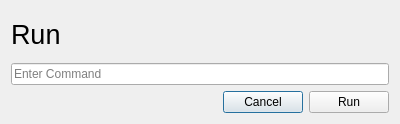
<?xml version="1.0" encoding="UTF-8"?>
<ui version="4.0">
 <class>RunDialog</class>
 <widget class="QDialog" name="RunDialog">
  <property name="geometry">
   <rect>
    <x>0</x>
    <y>0</y>
    <width>400</width>
    <height>124</height>
   </rect>
  </property>
  <property name="windowTitle">
   <string>Run</string>
  </property>
  <property name="windowIcon">
   <iconset theme="system-run"/>
  </property>
  <layout class="QVBoxLayout" name="verticalLayout">
   <item>
    <widget class="QLabel" name="label">
     <property name="font">
      <font>
       <pointsize>20</pointsize>
      </font>
     </property>
     <property name="text">
      <string>Run</string>
     </property>
    </widget>
   </item>
   <item>
    <widget class="QLineEdit" name="command">
     <property name="placeholderText">
      <string>Enter Command</string>
     </property>
    </widget>
   </item>
   <item>
    <layout class="QHBoxLayout" name="horizontalLayout">
     <item>
      <spacer name="horizontalSpacer">
       <property name="orientation">
        <enum>Qt::Horizontal</enum>
       </property>
       <property name="sizeHint" stdset="0">
        <size>
         <width>40</width>
         <height>20</height>
        </size>
       </property>
      </spacer>
     </item>
     <item>
      <widget class="QPushButton" name="cancelButton">
       <property name="text">
        <string>Cancel</string>
       </property>
       <property name="icon">
        <iconset theme="dialog-cancel"/>
       </property>
      </widget>
     </item>
     <item>
      <widget class="QPushButton" name="runButton">
       <property name="text">
        <string>Run</string>
       </property>
       <property name="icon">
        <iconset theme="system-run"/>
       </property>
      </widget>
     </item>
    </layout>
   </item>
  </layout>
 </widget>
 <resources/>
 <connections/>
</ui>
